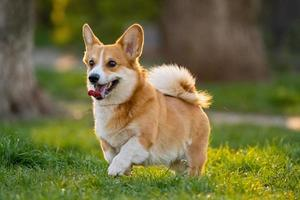
#> input picture open cv/dog.jpg, 300 x 200 px; the run also reads 1 picture not shown here
$ python lab2.py
#> lines starting #> are read from the running program, lines starting #| are printed output that depends on the picture
#log transformation
import cv2
import numpy as np

img = cv2.imread('dog.jpg')
#> img is the input picture: shape (200, 300, 3); mean B, G, R 62.3, 109, 111.9
intermediate = 255/(np.log(1 + np.max(img))) #calculating the constant c
#> intermediate = 45.99
log_transform = intermediate * np.log(1+img) #applying log transform
#> log_transform: shape (200, 300, 3) float16; 0.05% of the values are NaN or infinite; the others: min 0, max 255, mean 201.4
log_transform = np.array(log_transform,dtype=np.uint8) #specifying the data type
cv2.imshow('log_transform' , log_transform)
cv2.imwrite('log_image.jpg', log_transform)
cv2.waitKey(0)
cv2.destroyAllWindows()

#negetation
import cv2

img = cv2.imread('dog.jpg')
b, g, r = cv2.split(img)
b = 255 - b
r = 255 - r
g = 255 - g
img_negate = cv2.merge((b, g, r))
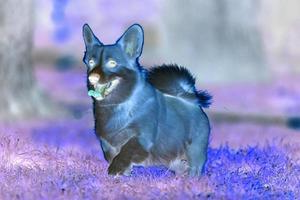
#> img_negate: shape (200, 300, 3); mean B, G, R 192.7, 146, 143.1
cv2.imshow('Negated image', img_negate)
cv2.waitKey(100000)
cv2.destroyAllWindows()

#gamma correction
import cv2
import numpy as np

gamma_img = cv2.imread('dog.jpg')
for gamma in [0.1 , 0.3 , 0.4 , 0.5]:
    gamma_corrected = np.array(255*(gamma_img/255)**gamma , dtype = np.uint8)
#> this loop made 4 passes
#> pass 1, `gamma_corrected = np.array(255*(gamma_img/255)**gamma , dtype = np.uin..`:
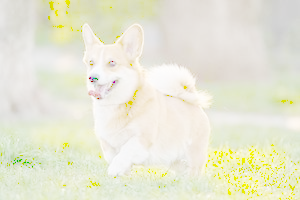
#> gamma_corrected: shape (200, 300, 3); mean B, G, R 213.4, 232.3, 232.4
cv2.imshow('ORIGINAL' , gamma_img)
cv2.imshow('gamma_correction' , gamma_corrected)

cv2.imwrite("GammaImage.jpg",gamma_corrected)
cv2.waitKey(0)
cv2.destroyAllWindows()

#histogram equalisation

import cv2
import numpy as np
from matplotlib import pyplot as plt
img=cv2.imread('dog.jpg',0)
#> img: shape (200, 300); min 0, max 250, mean 104.6


equalized_img=cv2.equalizeHist(img)
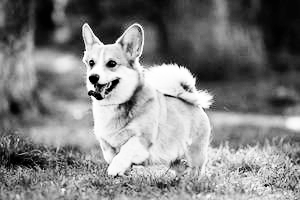
#> equalized_img: shape (200, 300); min 0, max 255, mean 128.5

hist_original=cv2.calcHist([img],[0],None,[255],[0, 255])
#> hist_original = 255 values, max 806 at index 83, min 0 at index 6, mean 235.3

hist_equalized=cv2.calcHist([equalized_img],[0],None,[255],[0, 255])
#> hist_equalized = 255 values, max 806 at index 86, min 0 at index 4, mean 234.8

fig, axs = plt.subplots(2, 2, figsize=(8, 8))
axs[0, 0].imshow(cv2.cvtColor(img, cv2.COLOR_BGR2RGB))
axs[0, 0].set_title('Original Image')

axs[1, 0].plot(hist_original, color='blue')
axs[1, 0].set_title('original')
axs[1, 0].set_xlim([0, 256])

axs[0, 1].imshow(cv2.cvtColor(equalized_img, cv2.COLOR_BGR2RGB))
axs[0, 1].set_title('Equalized image')

axs[1, 1].plot(hist_equalized, color='green')
axs[1, 1].set_title('Histogram equalized')
axs[1, 1].set_xlim([0, 256])


plt.plot(hist_equalized, color='cyan')
plt.show()
#> figure, not shown here; panel 3: curve peaks at x = 83, y = 806; panel 4: curve peaks at x = 86, y = 806; panel 4: curve peaks at x = 86, y = 806

#histogram matching

import cv2
import numpy as np
import matplotlib.pyplot as plt


def get_cumulative(histogram):
    cumulative = np.cumsum(histogram, dtype=np.float32)
    return cumulative / histogram.sum()


def get_hist_map(inp_histogram, ref_histogram):
    pix_map = np.zeros(256)

    k = 0
    for i, val in enumerate(inp_histogram):
        while k < 255 and ref_histogram[k] < val:
            k += 1

        pix_map[i] = k

    return np.array(pix_map, dtype=np.uint8)


def map_image(image, image_map):
    new_img = np.zeros_like(image, dtype=np.uint8)
    r, c = image.shape

    for i in range(r):
        for j in range(c):
            new_img[i, j] = image_map[image[i, j]]

    return new_img


def histogram_specification(inp_image, ref_image):
    inp_pixels = np.array(inp_image, dtype=np.uint8).ravel()
    ref_pixels = np.array(ref_image, dtype=np.uint8).ravel()

    inp_hist = np.histogram(inp_pixels, 255, [0, 255])[0]
    ref_hist = np.histogram(ref_pixels, 255, [0, 255])[0]

    inp_c = get_cumulative(inp_hist)
    ref_c = get_cumulative(ref_hist)

    img_map = get_hist_map(inp_c, ref_c)

    return map_image(inp_image, img_map)


inp_img = cv2.imread('./photos/dog.jpg', 0)
ref_img = cv2.imread('./photos/balls.jpg', 0)
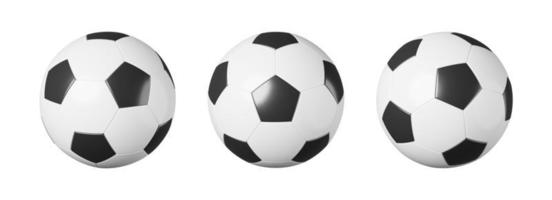
#> input picture open cv/photos/balls.jpg, 552 x 200 px
#> ref_img is the input picture: shape (200, 552); min 10, max 255, mean 223.8

new_img = histogram_specification(inp_img, ref_img)
#> in histogram_specification, `inp_hist = np.histogram(inp_pixels, 255, [0, 255])[0]`: inp_hist has the same summary as hist_original outside histogram_specification
#> in histogram_specification, `ref_hist = np.histogram(ref_pixels, 255, [0, 255])[0]`: ref_hist = 255 values, max 63173 at index 254, min 0 at index 0, mean 432.9
#> in get_cumulative, `cumulative = np.cumsum(histogram, dtype=np.float32)`: cumulative = 255 values from 9 to 60000
#> in histogram_specification, `inp_c = get_cumulative(inp_hist)`: inp_c = 255 values from 0.00015 to 1
#> in histogram_specification, `ref_c = get_cumulative(ref_hist)`: ref_c = 255 values from 0 to 1
#> the loop in get_hist_map, `for i, val in enumerate(inp_histogram):` made 255 passes
#> val on passes 1 to 3: 0.00015, 0.000183, 0.000217
#> after the loop in get_hist_map, `for i, val in enumerate(inp_histogram):`: k = 254; pix_map = 256 values, max 254 at index 91, min 0 at index 255, mean 198.2
#> in histogram_specification, `img_map = get_hist_map(inp_c, ref_c)`: img_map has the same summary as pix_map in get_hist_map
#> after the loop in map_image, `for i in range(r):`:
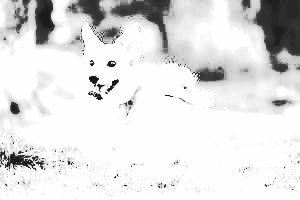
#> new_img: shape (200, 300); min 21, max 254, mean 224.2
cv2.imwrite('./photos/transformed_image.jpg', new_img)

fig, ax = plt.subplots(3, 2, figsize=(10, 10))

for i, (title, img) in enumerate([('Input', inp_img), ('Reference', ref_img), ('Histogram Matched', new_img)]):
    ax[i, 0].imshow(img, cmap='gray')
    ax[i, 0].set_xticks([])
    ax[i, 0].set_yticks([])
    ax[i, 0].set_title(f'{title} Image')
    ax[i, 1].plot(cv2.calcHist([img], [0], None, [255], [0, 255]))
    ax[i, 1].set_title(f'Histogram - {title} Image')
#> this loop made 3 passes
#> title on passes 1 to 3: 'Input', 'Reference', 'Histogram Matched'

plt.tight_layout()

plt.savefig('./photos/histogram_specification.jpg')
#> figure, not shown here; panel 2: curve peaks at x = 83, y = 806; panel 4: curve peaks at x = 254, y = 1386; panel 6: curve peaks at x = 254, y = 34787
plt.show()

# clahe - adaptive histogram equalization

import cv2
import numpy as np
import matplotlib.pyplot as plt

img = cv2.imread('./photos/dog.jpg', 0)

clahe = cv2.createCLAHE(clipLimit=5)
img_eq = clahe.apply(img)
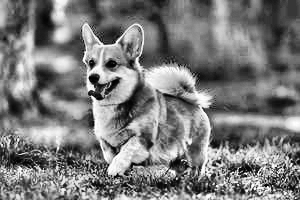
#> img_eq: shape (200, 300); min 0, max 255, mean 122.5

hist_orig = cv2.calcHist([img], [0], None, [256], [0, 255])
#> hist_orig = 256 values, max 806 at index 83, min 0 at index 6, mean 234.4
hist_eq = cv2.calcHist([img_eq], [0], None, [256], [0, 255])
#> hist_eq = 256 values, max 420 at index 55, min 0 at index 255, mean 234.3

fig, ax = plt.subplots(2, 2, figsize=(10, 6))

ax[0, 0].imshow(img, cmap='gray')
ax[0, 0].set_title('Original Image')
ax[0, 0].set_xticks([])
ax[0, 0].set_yticks([])
ax[0, 1].plot(hist_orig, color='black')
ax[0, 1].set_title('Histogram(Original)')
ax[0, 1].set_xlim([0, 255])

ax[1, 0].imshow(img_eq, cmap='gray')
ax[1, 0].set_title('Adaptive Histogram Equalized Image')
ax[1, 0].set_xticks([])
ax[1, 0].set_yticks([])
ax[1, 1].plot(hist_eq, color='black')
ax[1, 1].set_title('Histogram(Adaptive Equalized)')
ax[1, 1].set_xlim([0, 255])

plt.tight_layout()
plt.savefig('exercise2.jpg')
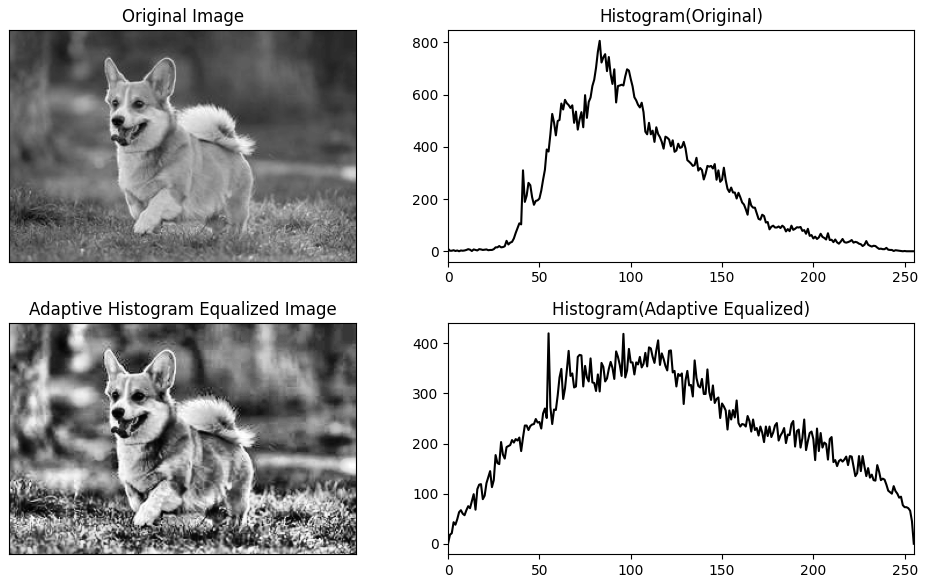
#> figure drawn by matplotlib, 4 panels; panel 2: curve peaks at x = 83, y = 806; panel 4: curve peaks at x = 55, y = 420
plt.show()
